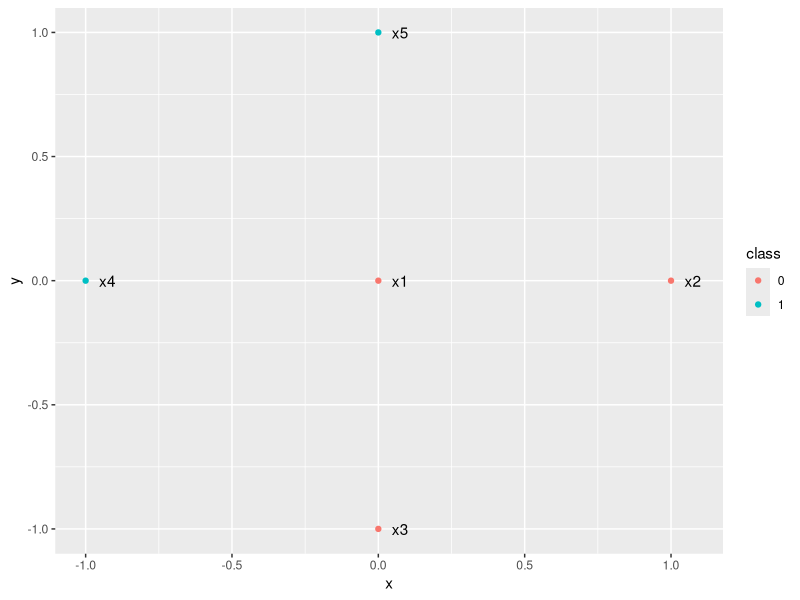
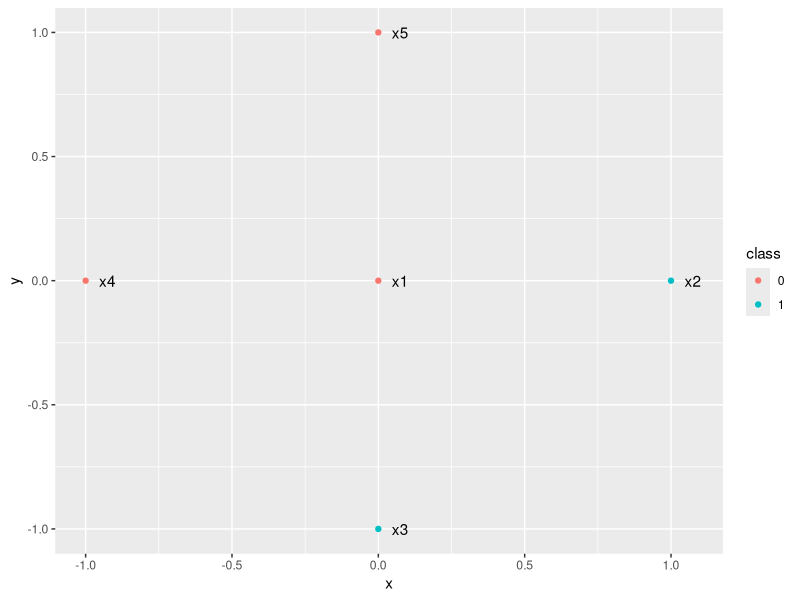
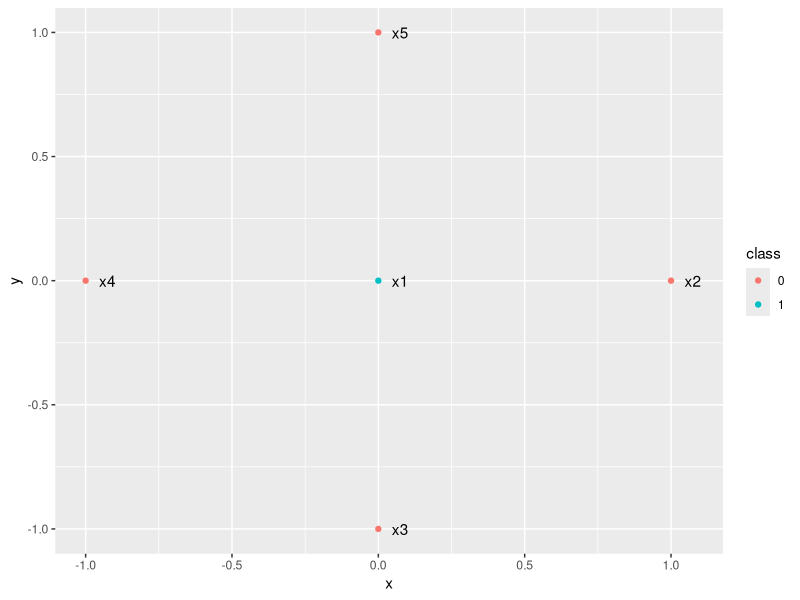
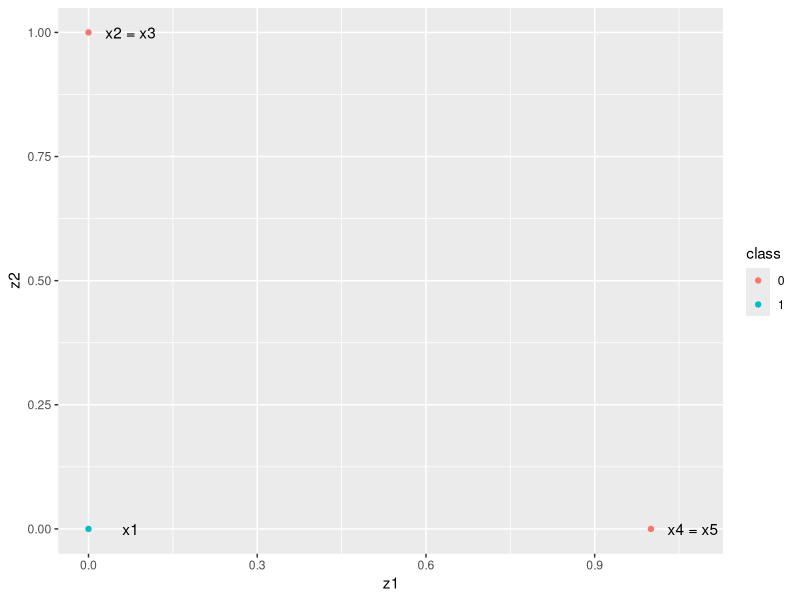

These figures' R source, in order:
## ---- chunk 1
knitr::opts_chunk$set(eval = TRUE, echo = TRUE)
## ---- chunk 2
library(ggplot2)

data = data.frame(
  x=c(0, 1, 0, -1, 0),
  y=c(0, 0, -1, 0, 1),
  t=c("x1", "x2", "x3", "x4", "x5"),
  class=c("0", "0", "0", "1", "1")
)

ggplot(data, aes(x, y)) +
  geom_point(aes(col = class)) +
  geom_text(aes(label = t), nudge_x = 0.075)
## ---- chunk 3
a0 = (
  -5
)

a1 = (
  -10
)

a2 = (
  10
)

# the first column is always one and is used for the "bias"
xs = matrix(c(
  1, 0, 0,
  1, 1, 0,
  1, 0, -1,
  1, -1, 0,
  1, 0, 1
), ncol = 3, byrow = T)

sigmoid = function(x) {
  1 / (1 + exp(-x))
}

sigmoid(xs %*% c(a0, a1, a2))
## ---- chunk 4
data = data.frame(
  x=c(0, 1, 0, -1, 0),
  y=c(0, 0, -1, 0, 1),
  t=c("x1", "x2", "x3", "x4", "x5"),
  class=c("0", "1", "1", "0", "0")
)

ggplot(data, aes(x, y)) +
  geom_point(aes(col = class)) +
  geom_text(aes(label = t), nudge_x = 0.075)
## ---- chunk 5
b0 = (
  -5
)

b1 = (
  10
)

b2 = (
  -10
)

sigmoid(xs %*% c(b0, b1, b2))
## ---- chunk 6
data = data.frame(
  x=c(0, 1, 0, -1, 0),
  y=c(0, 0, -1, 0, 1),
  t=c("x1", "x2", "x3", "x4", "x5"),
  class=c("1", "0", "0", "0", "0")
)

ggplot(data, aes(x, y)) +
  geom_point(aes(col = class)) +
  geom_text(aes(label = t), nudge_x = 0.075)
## ---- chunk 7
data = data.frame(
  z1=c(0, 0, 1),
  z2=c(0, 1, 0),
  t=c("x1", "x2 = x3", "x4 = x5"),
  class=c("1", "0", "0")
)

ggplot(data, aes(z1, z2)) +
  geom_point(aes(col = class)) +
  geom_text(aes(label = t), nudge_x = 0.075)
## ---- chunk 8
g0 = (
  5
)

g1 = (
  -10
)

g2 = (
  -10
)

zs = matrix(c(
  1, 0, 0,
  1, 0, 1,
  1, 0, 1,
  1, 0, 1,
  1, 0, 1
), ncol = 3, byrow = T)

sigmoid(zs %*% c(g0, g1, g2))
## ---- chunk 9
z1 = sigmoid(xs %*% c(a0, a1, a2))
z2 = sigmoid(xs %*% c(b0, b1, b2))

yhat = sigmoid(g0 + g1 * z1 + g2 * z2)
yhat
